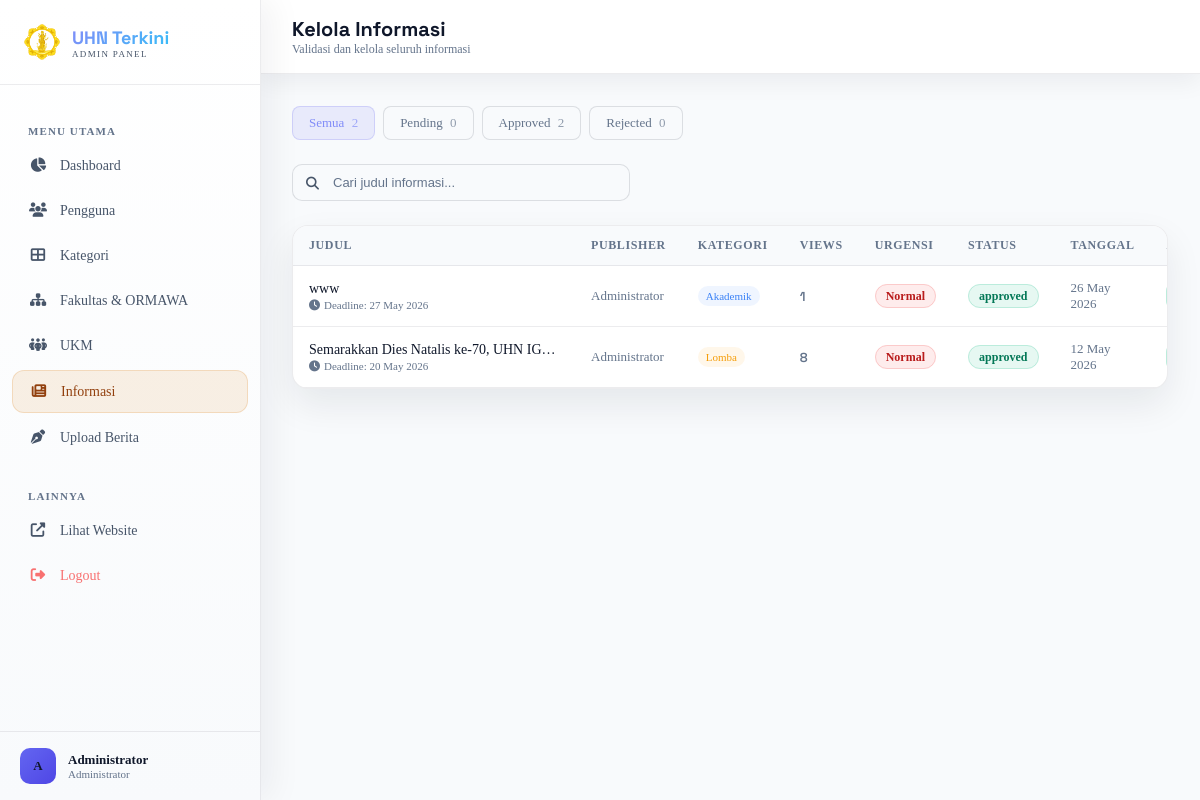
Page /admin/informasi.php (signed in) on the committed database.
### tables this page shows
CREATE TABLE `informasi` (
  `id` int NOT NULL,
  `judul` varchar(255) NOT NULL,
  `slug` varchar(255) NOT NULL,
  `sumber` varchar(100) DEFAULT NULL,
  `deskripsi` text NOT NULL,
  `gambar` varchar(255) DEFAULT NULL,
  `deadline` date DEFAULT NULL,
  `category_id` int DEFAULT NULL,
  `user_id` int DEFAULT NULL,
  `is_urgent` tinyint(1) DEFAULT '0',
  `status` enum('pending','approved','rejected') DEFAULT 'pending',
  `views` int DEFAULT '0',
  `created_at` timestamp NULL DEFAULT CURRENT_TIMESTAMP,
  `updated_at` timestamp NULL DEFAULT CURRENT_TIMESTAMP ON UPDATE CURRENT_TIMESTAMP
);

CREATE TABLE `users` (
  `id` int NOT NULL,
  `nama` varchar(100) NOT NULL,
  `email` varchar(100) NOT NULL,
  `password` varchar(255) NOT NULL,
  `role` enum('admin','publisher','mahasiswa') DEFAULT 'mahasiswa',
  `no_hp` varchar(20) DEFAULT NULL,
  `fakultas` varchar(50) DEFAULT NULL,
  `ormawa` varchar(100) DEFAULT NULL,
  `ukm_id` int DEFAULT NULL,
  `periode` varchar(50) DEFAULT NULL,
  `foto_profil` varchar(255) DEFAULT NULL,
  `is_active` tinyint(1) DEFAULT '1',
  `created_at` timestamp NULL DEFAULT CURRENT_TIMESTAMP,
  `updated_at` timestamp NULL DEFAULT CURRENT_TIMESTAMP ON UPDATE CURRENT_TIMESTAMP
);

CREATE TABLE `categories` (
  `id` int NOT NULL,
  `nama` varchar(100) NOT NULL,
  `slug` varchar(100) NOT NULL,
  `icon` varchar(50) DEFAULT 'fas fa-folder',
  `warna` varchar(7) DEFAULT '#6366f1',
  `created_at` timestamp NULL DEFAULT CURRENT_TIMESTAMP
);

### admin/informasi.php (the view, shortened to what this page needs)
<?php
include __DIR__ . '/includes/header.php';
$status = $_GET['status'] ?? '';
$search = trim($_GET['search'] ?? '');
$page = max(1, (int)($_GET['page'] ?? 1));
$limit = 10;
$offset = ($page - 1) * $limit;
$where = [];
$params = [];
$types = '';
$whereClause = !empty($where) ? 'WHERE ' . implode(' AND ', $where) : '';
$sql = "SELECT i.*, u.nama as publisher_nama, c.nama as kategori, c.warna as kategori_warna
    FROM informasi i
    LEFT JOIN users u ON i.user_id = u.id
    LEFT JOIN categories c ON i.category_id = c.id
    $whereClause
    ORDER BY i.created_at DESC LIMIT $limit OFFSET $offset";
if (!empty($params)) {
    $stmt = $conn->prepare($sql);
    $stmt->bind_param($types, ...$params);
    $stmt->execute();
    $informasi = $stmt->get_result();
    $stmt->close();
} else {
    $informasi = $conn->query($sql);
}
$allCount = $conn->query("SELECT COUNT(*) as c FROM informasi")->fetch_assoc()['c'];
$pendCount = $conn->query("SELECT COUNT(*) as c FROM informasi WHERE status='pending'")->fetch_assoc()['c'];
$appCount = $conn->query("SELECT COUNT(*) as c FROM informasi WHERE status='approved'")->fetch_assoc()['c'];
$rejCount = $conn->query("SELECT COUNT(*) as c FROM informasi WHERE status='rejected'")->fetch_assoc()['c'];
?>
<?php include __DIR__ . '/includes/sidebar.php'; ?>
<div class="admin-main">
    <div class="admin-topbar">
        <div style="display:flex; align-items:center; gap:1rem;">
            <div>
                <h1 style="font-size:1.25rem; font-weight:700; color: #e2e8f0; margin:0; font-family:'Space Grotesk',sans-serif;">Kelola Informasi</h1>
                <p style="font-size:0.75rem; color:#64748b; margin:0;">Validasi dan kelola seluruh informasi</p>
            </div>
        </div>
    </div>
    <div class="admin-content">
        <div style="display:flex; gap:0.5rem; margin-bottom:1.5rem; flex-wrap:wrap;">
            <a href="/admin/informasi.php" style="padding:0.5rem 1rem; border-radius:0.5rem; font-size:0.8125rem; font-weight:500; text-decoration:none; transition:all 0.25s; <?= empty($status) ? 'background:rgba(99,102,241,0.1); color:#818cf8; border:1px solid rgba(99,102,241,0.2);' : 'background:rgba(255,255,255,0.03); color:#94a3b8; border:1px solid rgba(255,255,255,0.06);' ?>">
                Semua <span style="margin-left:0.25rem; opacity:0.7;"><?= $allCount ?></span>
            </a>
            <a href="/admin/informasi.php?status=pending" style="padding:0.5rem 1rem; border-radius:0.5rem; font-size:0.8125rem; font-weight:500; text-decoration:none; transition:all 0.25s; <?= $status==='pending' ? 'background:rgba(245,158,11,0.1); color:#fbbf24; border:1px solid rgba(245,158,11,0.2);' : 'background:rgba(255,255,255,0.03); color:#94a3b8; border:1px solid rgba(255,255,255,0.06);' ?>">
                Pending <span style="margin-left:0.25rem; opacity:0.7;"><?= $pendCount ?></span>
            </a>
            <a href="/admin/informasi.php?status=approved" style="padding:0.5rem 1rem; border-radius:0.5rem; font-size:0.8125rem; font-weight:500; text-decoration:none; transition:all 0.25s; <?= $status==='approved' ? 'background:rgba(16,185,129,0.1); color:#34d399; border:1px solid rgba(16,185,129,0.2);' : 'background:rgba(255,255,255,0.03); color:#94a3b8; border:1px solid rgba(255,255,255,0.06);' ?>">
                Approved <span style="margin-left:0.25rem; opacity:0.7;"><?= $appCount ?></span>
            </a>
            <a href="/admin/informasi.php?status=rejected" style="padding:0.5rem 1rem; border-radius:0.5rem; font-size:0.8125rem; font-weight:500; text-decoration:none; transition:all 0.25s; <?= $status==='rejected' ? 'background:rgba(239,68,68,0.1); color:#f87171; border:1px solid rgba(239,68,68,0.2);' : 'background:rgba(255,255,255,0.03); color:#94a3b8; border:1px solid rgba(255,255,255,0.06);' ?>">
                Rejected <span style="margin-left:0.25rem; opacity:0.7;"><?= $rejCount ?></span>
            </a>
        </div>
        <div style="margin-bottom:1.5rem; position:relative; display:inline-block;">
            <i class="fas fa-search" style="position:absolute; left:0.875rem; top:50%; transform:translateY(-50%); color:#475569; font-size:0.8125rem;"></i>
            <form method="GET">
                <input type="text" name="search" class="admin-search" placeholder="Cari judul informasi..." value="<?= htmlspecialchars($search) ?>">
            </form>
        </div>
        <div class="admin-card">
            <div class="admin-card-body">
                <?php if ($informasi->num_rows > 0): ?>
                <table class="admin-table">
                    <thead>
                        <tr>
                            <th>Judul</th>
                            <th>Publisher</th>
                            <th>Kategori</th>
                            <th>Views</th>
                            <th>Urgensi</th>
                            <th>Status</th>
                            <th>Tanggal</th>
                            <th>Aksi</th>
                        </tr>
                    </thead>
                    <tbody>
                        <?php while ($item = $informasi->fetch_assoc()): ?>
                        <tr>
                            <td style="max-width:250px;">
                                <div style="font-weight:500; color:#e2e8f0; white-space:nowrap; overflow:hidden; text-overflow:ellipsis;"><?= htmlspecialchars($item['judul']) ?></div>
                                <?php if ($item['deadline']): ?>
                                <div style="font-size:0.6875rem; color:#64748b; margin-top:0.125rem;"><i class="fas fa-clock" style="margin-right:0.25rem;"></i>Deadline: <?= date('d M Y', strtotime($item['deadline'])) ?></div>
                                <?php endif; ?>
                            </td>
                            <td style="color:#94a3b8; font-size:0.8125rem;"><?= htmlspecialchars($item['publisher_nama'] ?? '-') ?></td>
                            <td>
                                <?php if ($item['kategori']): ?>
                                <span style="font-size:0.6875rem; padding:0.25rem 0.5rem; border-radius:9999px; background:<?= $item['kategori_warna'] ?? '#6366f1' ?>15; color:<?= $item['kategori_warna'] ?? '#6366f1' ?>; font-weight:500;">
                                    <?= htmlspecialchars($item['kategori']) ?>
                                </span>
                                <?php else: ?>-<?php endif; ?>
                            </td>
                            <td style="color:#94a3b8; font-size:0.8125rem; font-family:'Space Grotesk',sans-serif; font-weight:600;"><?= number_format($item['views']) ?></td>
                            <td>
                                <span class="badge-<?= $item['is_urgent'] ? 'pending' : 'rejected' ?>">
                                    <?= $item['is_urgent'] ? 'Urgent' : 'Normal' ?>
                                </span>
                            </td>
                            <td><span class="badge-<?= $item['status'] ?>"><?= $item['status'] ?></span></td>
                            <td style="color:#64748b; font-size:0.8125rem;"><?= date('d M Y', strtotime($item['created_at'])) ?></td>
                            <td>
                            </td>
                        </tr>
                        <?php endwhile; ?>
                    </tbody>
                </table>
                <?php endif; ?>
            </div>
        </div>
    </div>
</div>
</body>
</html>

### assets/css/style.css (style rules this page uses)
:root { --primary: #6366f1; --primary-light: #818cf8; --accent: #0ea5e9; --dark-900: #0f172a; --dark-950: #020617; --glow-primary: 0 0 30px rgba(99,102,241,0.3); --glow-accent: 0 0 30px rgba(14,165,233,0.3); --app-bg: #f8fafc; --app-text: #0f172a; }
@media (prefers-color-scheme: light) { :root { --app-bg: #f8fafc; --app-text: #0f172a; } }
html.theme-light { --app-bg: #f8fafc; --app-text: #0f172a; }
html.theme-light body { background-color: var(--app-bg) !important; color: var(--app-text) !important; }
html { scroll-behavior: smooth; }

### rows in the picture
informasi: judul "www", deadline "27 May 2026", user.nama "Administrator", category.nama "Akademik", views "1", is_urgent "Normal", status "approved", created_at "26 May 2026"
informasi: judul "Semarakkan Dies Natalis ke-70, UHN IG…", deadline "20 May 2026", user.nama "Administrator", category.nama "Lomba", views "8", is_urgent "Normal", status "approved", created_at "12 May 2026"

### other values in the picture
substr($_SESSION['user_nama'] ?? 'A', 0, 1) "A"
$_SESSION['user_nama'] "Administrator"
$allCount "2"
$pendCount "0"
$appCount "2"
$rejCount "0"
